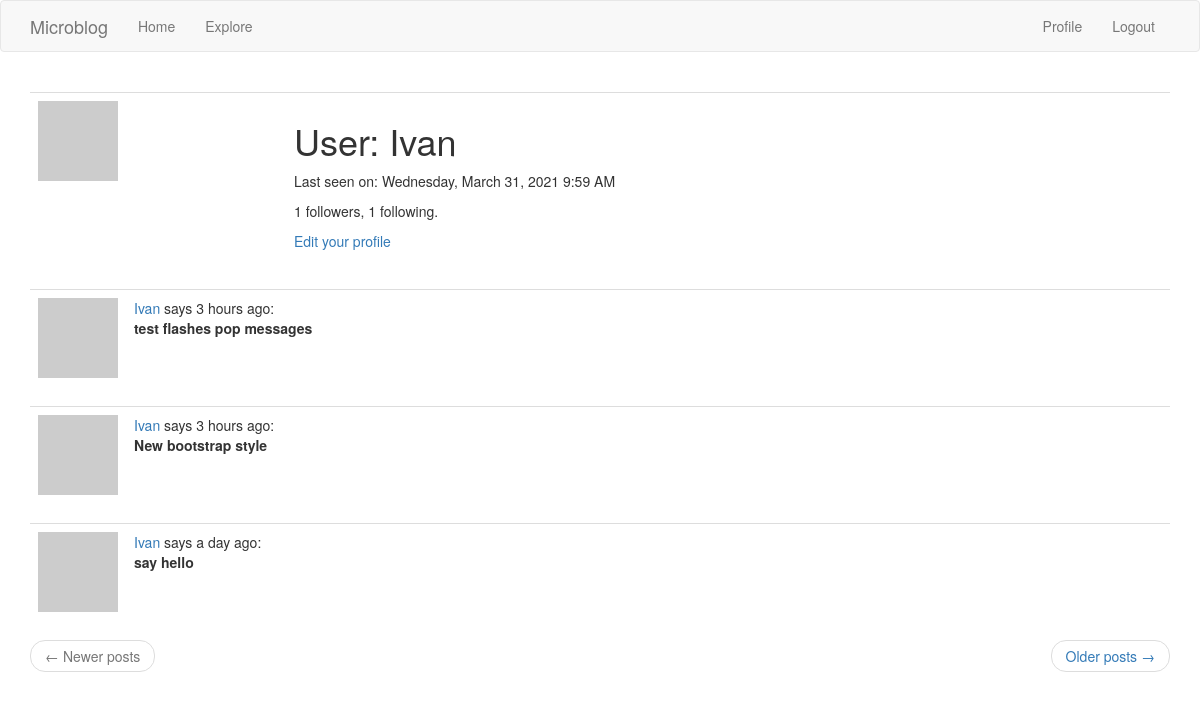
Before: /user/Ivan (signed in) with the older database file.
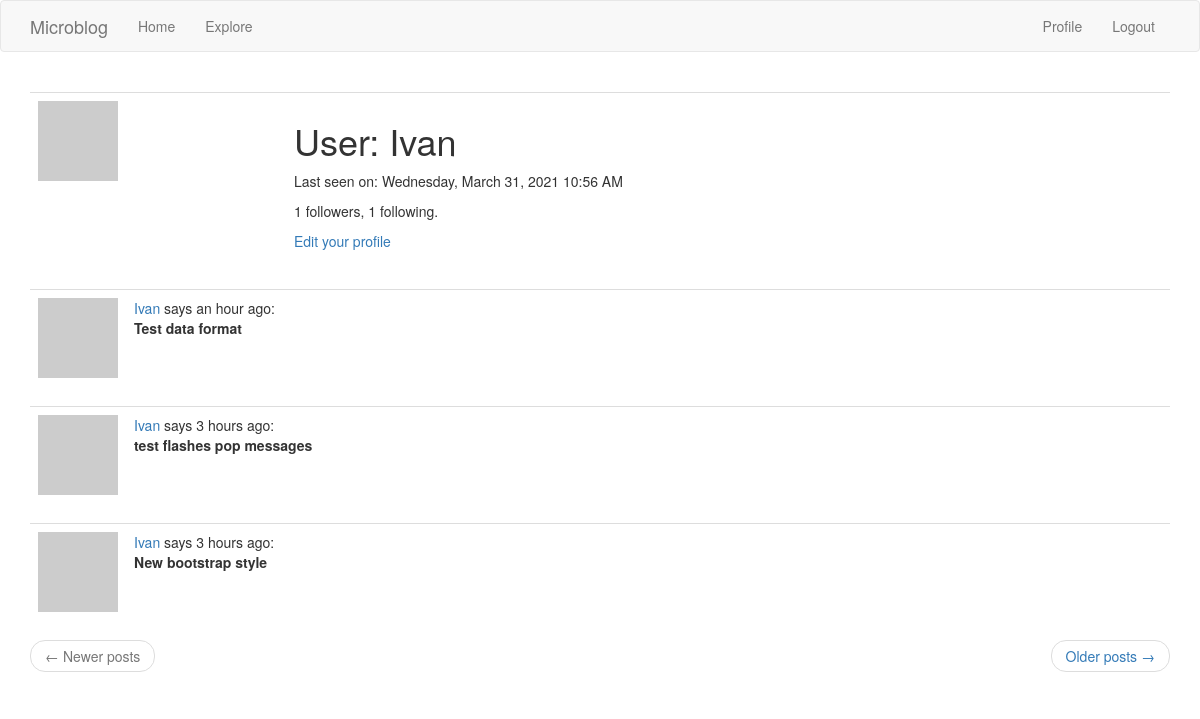
After: the same page with the newer database file.
### blog/models.py (models this page shows, shortened)
class User(UserMixin, db.Model):
    __tablename__ = 'users'
    id = db.Column(db.Integer, primary_key=True)
    username = db.Column(db.String(64), index=True, unique=True)
    email = db.Column(db.String(128), index=True, unique=True)
    password_hash = db.Column(db.String(128))
    posts = db.relationship('Post', backref='author', lazy='dynamic')
    about_me = db.Column(db.String(160))
    last_seen = db.Column(db.DateTime, default=datetime.utcnow)
    followed = db.relationship('User',
                               secondary=followed_followers,
                               primaryjoin=(followed_followers.c.follower_id == id),
                               secondaryjoin=(followed_followers.c.followed_id == id),
                               backref=db.backref('followers', lazy='dynamic'),
                               lazy='dynamic')
    def get_avatar(self, size):
        avatar = md5(self.email.lower().encode('utf-8')).hexdigest()
        return f'https://www.gravatar.com/avatar/{avatar}?d=identicon&s={size}'
    def get_followed_posts(self):
        followed = Post.query.\
            join(followed_followers, (followed_followers.c.followed_id == Post.user_id)).\
            filter(followed_followers.c.follower_id == self.id)
        own = Post.query.filter_by(user_id=self.id)
        return followed.union(own).order_by(Post.timestamp.desc())

class Post(db.Model):
    __tablename__ = 'posts'
    id = db.Column(db.Integer, primary_key=True)
    body = db.Column(db.String(140))
    timestamp = db.Column(db.DateTime, index=True, default=datetime.utcnow)
    user_id = db.Column(db.Integer, db.ForeignKey('users.id'))

### blog/routes.py (the view)
@app.route('/user/<username>')
@login_required
def user(username):
    user = User.query.filter_by(username=username).first_or_404()
    page = request.args.get('page', 1, type=int)
    if user == current_user:
        posts = user.get_followed_posts().paginate(page, app.config['POST_PER_PAGE'], False)
    else:
        posts = user.posts.order_by(Post.timestamp.desc()).paginate(page, app.config['POST_PER_PAGE'], False)
    next_url = url_for('user', username=user.username, page=posts.next_num) if posts.has_next else None
    prev_url = url_for('user', username=user.username, page=posts.prev_num) if posts.has_prev else None
    form = EmptyForm()
    return render_template('user.html', user=user, form=form, posts=posts.items, next_url=next_url, prev_url=prev_url)

### blog/models.py (called while the page is built)
@login.user_loader
def load_user(user_id):
    return User.query.get(int(user_id))

### blog/routes.py (called while the page is built)
@app.before_request
def before_request():
    if current_user.is_authenticated:
        current_user.last_seen = datetime.utcnow()
        db.session.commit()

### blog/templates/user.html (shortened to what this page needs)
{% extends "base.html" %}
{% block app_content %}
    <table class="table table-hover">
        <tr>
            <td width="256px"><img src="{{ user.get_avatar(256) }}"></td>
            <td>
                <h1>User: {{ user.username }}</h1>
                {% if user.last_seen %}<p>Last seen on: {{ moment(user.last_seen).format('LLLL') }}</p>{% endif %}
                <p>{{ user.followers.count() }} followers, {{ user.followed.count() }} following.</p>
                {% if user == current_user %}
                <p><a href="{{ url_for('edit_profile') }}">Edit your profile</a></p>
                {% endif %}
            </td>
        </tr>
    </table>
{% for post in posts %}
    {% include '_post.html' %}
{% endfor %}
{% include '_pagination.html' %}
{% endblock app_content %}

### blog/templates/_post.html
 <table class="table table-hover">
        <tr>
            <td width="70px">
                <a href="{{ url_for('user', username=post.author.username) }}">
                    <img src="{{ post.author.get_avatar(80) }}" />
                </a>
            </td>
            <td>
                <a href="{{ url_for('user', username=post.author.username) }}">
                    {{ post.author.username }}
                </a>
                says {{ moment(post.timestamp).fromNow() }}:
                <br>
                <b>{{ post.body }}</b>
                <br>
            </td>
        </tr>
    </table>

Changed rows visible on the page:
no longer on this page (row unchanged): Post: author.username "Ivan", timestamp "a day ago", body "say hello"
changed User "Ivan": last_seen "Wednesday, March 31, 2021 9:59 AM" → "Wednesday, March 31, 2021 10:56 AM"
added Post: author.username "Ivan", timestamp "an hour ago", body "Test data format"
